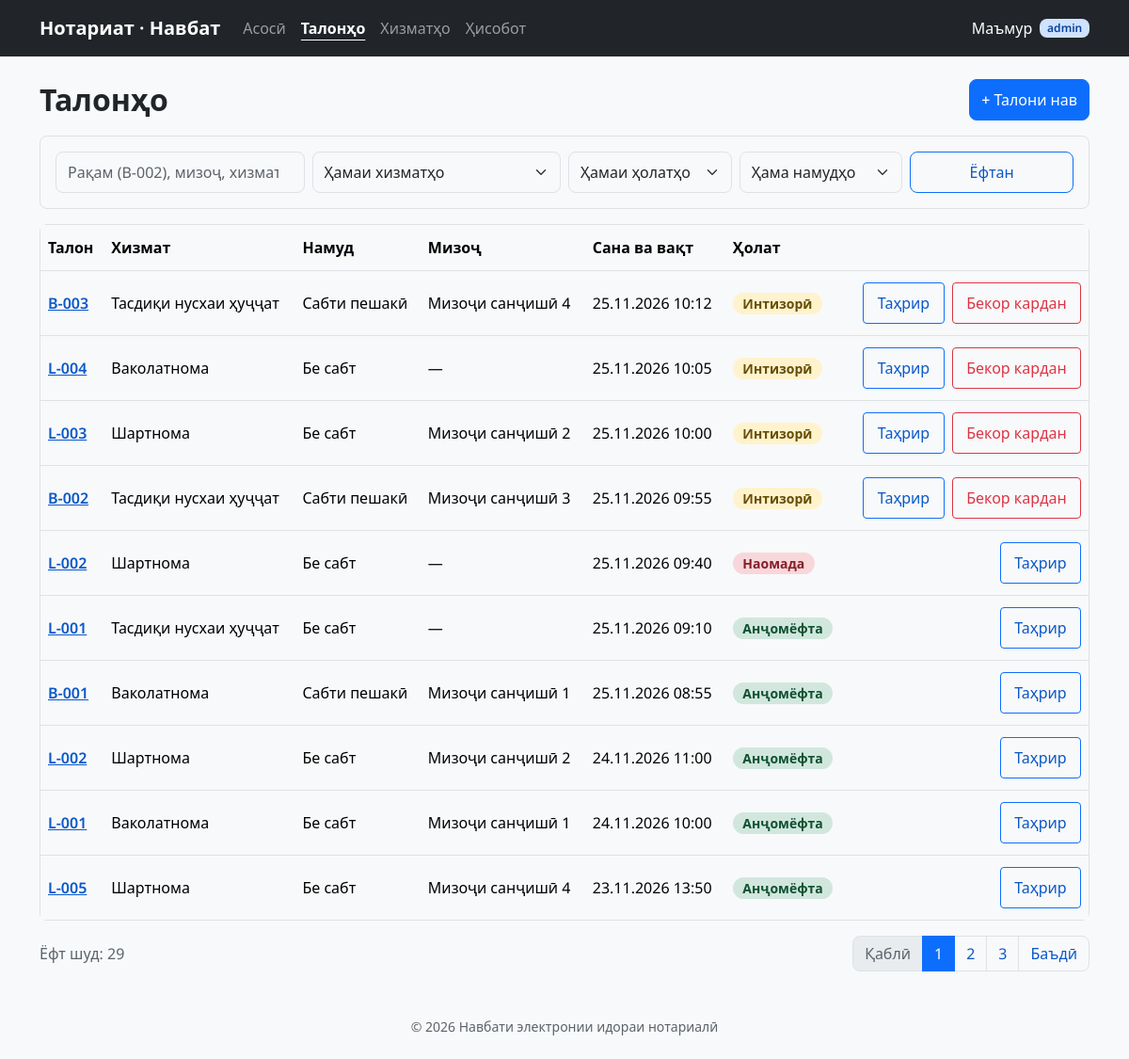
Page /tickets on the committed database.
### tables this page shows
CREATE TABLE tickets (
  id             INT AUTO_INCREMENT PRIMARY KEY,
  appointment_id INT NULL,
  client_id      INT NULL,
  service_id     INT NOT NULL,
  notary_id      INT NULL,
  ticket_date    DATE NOT NULL,
  ticket_no      INT  NOT NULL,
  ticket_type    ENUM('booked','live') NOT NULL,
  status         ENUM('waiting','called','in_service','done','no_show','cancelled')
                 NOT NULL DEFAULT 'waiting',
  created_at     DATETIME NOT NULL DEFAULT CURRENT_TIMESTAMP,
  called_at      DATETIME NULL,
  started_at     DATETIME NULL,
  finished_at    DATETIME NULL,
  UNIQUE KEY uq_ticket_number (ticket_date, ticket_type, ticket_no),
  UNIQUE KEY uq_ticket_appointment (appointment_id),
  KEY idx_tickets_date_status (ticket_date, status),    
  CONSTRAINT fk_ticket_appt    FOREIGN KEY (appointment_id) REFERENCES appointments(id),
  CONSTRAINT fk_ticket_client  FOREIGN KEY (client_id)      REFERENCES users(id),
  CONSTRAINT fk_ticket_service FOREIGN KEY (service_id)     REFERENCES services(id),
  CONSTRAINT fk_ticket_notary  FOREIGN KEY (notary_id)      REFERENCES users(id)
);

CREATE TABLE services (
  id           INT AUTO_INCREMENT PRIMARY KEY,
  name         VARCHAR(150) NOT NULL,
  duration_min INT NOT NULL DEFAULT 20,
  is_active    TINYINT(1) NOT NULL DEFAULT 1,
  CHECK (duration_min > 0)
);

CREATE TABLE users (
  id            INT AUTO_INCREMENT PRIMARY KEY,
  full_name     VARCHAR(120) NOT NULL,
  phone         VARCHAR(20)  NOT NULL,
  password_hash VARCHAR(255) NOT NULL,                  
  role          ENUM('client','notary','admin') NOT NULL DEFAULT 'client',
  is_active     TINYINT(1)   NOT NULL DEFAULT 1,
  failed_logins TINYINT UNSIGNED NOT NULL DEFAULT 0,    
  locked_until  DATETIME     NULL,                      
  created_at    DATETIME     NOT NULL DEFAULT CURRENT_TIMESTAMP,
  UNIQUE KEY uq_users_phone (phone)
);

### src/Core/View.php (called while the page is built, shortened)
<?php
final class View
{
    public function e(mixed $value): string
    {
        return htmlspecialchars((string) $value, ENT_QUOTES | ENT_SUBSTITUTE, 'UTF-8');
    }
    public function render(string $template, array $data = [], bool $withLayout = true): string
    {
        $content = $this->capture($template, $data);
        return $this->capture('layout', $data + ['content' => $content]);
    }
    public function partial(string $template, array $data = []): string
    {
        return $this->capture('partials/' . $template, $data);
    }
    private function capture(string $template, array $data): string
    {
        extract($data, EXTR_SKIP);
        try {
            require $this->dir . '/' . $template . '.php';
        } catch (Throwable $e) {
            ob_end_clean();
            throw $e;
        }
        return (string) ob_get_clean();
    }
}

### src/Controllers/TicketController.php (called while the page is built, shortened)
<?php
final class TicketController extends Controller
{
    private TicketRepository $tickets;
    private ServiceRepository $services;
    public function __construct()
    {
        $this->tickets  = new TicketRepository();
        $this->services = new ServiceRepository();
    }
    public function index(): void
    {
        $filters = $this->filtersFromQuery($_GET);
        $page = (int) ($_GET['page'] ?? 1);
        $result = $this->tickets->paginate($filters, $page);
        $this->render('tickets/index', [
            'title'    => 'Талонҳо',
            'active'   => 'tickets',
            'result'   => $result,
            'filters'  => $filters,
            'services' => $this->services->all(),
            'msg'      => (string) ($_GET['msg'] ?? ''),
        ]);
    }
    private function filtersFromQuery(array $query): array
    {
        $filters = ['q' => trim((string) ($query['q'] ?? ''))];
        $sid = (int) ($query['service_id'] ?? 0);
        $filters['service_id'] = in_array($sid, $this->services->ids(), true) ? $sid : '';
        $st = (string) ($query['status'] ?? '');
        $filters['status'] = isset(Format::STATUSES[$st]) ? $st : '';
        $ty = (string) ($query['ticket_type'] ?? '');
        $filters['ticket_type'] = isset(Format::TYPES[$ty]) ? $ty : '';
        return $filters;
    }
}

### public/index.php (called while the page is built, shortened)
<?php
spl_autoload_register(function (string $class): void {
    foreach (['Core', 'Repositories', 'Controllers'] as $dir) {
        $file = BASE_PATH . "/src/{$dir}/{$class}.php";
        if (is_file($file)) {
            return;
        }
    }
});
$router = new Router();
$router->get('/',                       [DashboardController::class, 'index']);
$router->get('/tickets',                [TicketController::class, 'index']);
$router->get('/tickets/create',         [TicketController::class, 'create']);
$router->post('/tickets/create',        [TicketController::class, 'store']);
$router->get('/tickets/{id}',           [TicketController::class, 'show']);
$router->get('/tickets/{id}/edit',      [TicketController::class, 'edit']);
$router->post('/tickets/{id}/edit',     [TicketController::class, 'update']);
$router->post('/tickets/{id}/cancel',   [TicketController::class, 'cancel']);
$router->post('/tickets/{id}/delete',   [TicketController::class, 'delete']);
$router->get('/services',               [ServiceController::class, 'index']);
$router->post('/services/create',       [ServiceController::class, 'store']);
$router->post('/services/{id}/delete',  [ServiceController::class, 'delete']);
$router->get('/reports/queue',          [ReportController::class, 'queue']);
$router->get('/api/tickets',            [TicketController::class, 'apiList']);
$method = $_SERVER['REQUEST_METHOD'] ?? 'GET';
$path = rawurldecode((string) parse_url($_SERVER['REQUEST_URI'] ?? '/', PHP_URL_PATH));
$found = $router->match($method, $path);
[[$class, $action], $params] = $found;
(new $class())->$action(...array_values($params));

### src/Core/Database.php (called while the page is built, shortened)
<?php
final class Database
{
    private static ?PDO $pdo = null;
    private static array $config = [];
    public static function configure(array $config): void
    {
        self::$config = $config;
        self::$pdo = null;
    }
    public static function connection(): PDO
    {
        if (self::$pdo === null) {
            $c = self::$config;
            $options = [
                PDO::ATTR_ERRMODE            => PDO::ERRMODE_EXCEPTION,
                PDO::ATTR_DEFAULT_FETCH_MODE => PDO::FETCH_ASSOC,
                PDO::ATTR_EMULATE_PREPARES   => false,
            ];
            if (($c['driver'] ?? 'mysql') === 'sqlite') {
                self::$pdo = new PDO('sqlite:' . $c['path'], null, null, $options);
                self::$pdo->exec('PRAGMA foreign_keys = ON');
            } else {
                $dsn = sprintf('mysql:host=%s;port=%d;dbname=%s;charset=utf8mb4', $c['host'], $c['port'], $c['name']);
                self::$pdo = new PDO($dsn, $c['user'], $c['pass'], $options);
            }
        }
        return self::$pdo;
    }
}

### src/Repositories/ServiceRepository.php (called while the page is built, shortened)
<?php
final class ServiceRepository
{
    private PDO $db;
    public function __construct(?PDO $db = null)
    {
        $this->db = $db ?? Database::connection();
    }
    public function ids(): array
    {
        return array_map('intval', $this->db->query('SELECT id FROM services')->fetchAll(PDO::FETCH_COLUMN));
    }
}

### src/Repositories/TicketRepository.php (called while the page is built, shortened)
<?php
final class TicketRepository
{
    private PDO $db;
    public function __construct(?PDO $db = null)
    {
        $this->db = $db ?? Database::connection();
    }
    private function buildWhere(array $filters): array
    {
        $conditions = [];
        $params = [];
        $q = trim((string) ($filters['q'] ?? ''));
        $where = $conditions ? 'WHERE ' . implode(' AND ', $conditions) : '';
        return [$where, $params];
    }
    public function paginate(array $filters, int $page, int $perPage = self::PER_PAGE): array
    {
        [$where, $params] = $this->buildWhere($filters);
        $stmt = $this->db->prepare('SELECT COUNT(*) ' . self::FROM . " {$where}");
        $stmt->execute($params);
        $total = (int) $stmt->fetchColumn();
        $pages = max(1, (int) ceil($total / $perPage));
        $page = min(max(1, $page), $pages);
        $sql = self::SELECT . self::FROM . " {$where} ORDER BY t.ticket_date DESC, t.created_at DESC, t.id DESC LIMIT :limit OFFSET :offset";
        $stmt = $this->db->prepare($sql);
        $stmt->bindValue(':limit', $perPage, PDO::PARAM_INT);
        $stmt->bindValue(':offset', ($page - 1) * $perPage, PDO::PARAM_INT);
        $stmt->execute();
        return ['items' => $stmt->fetchAll(), 'total' => $total, 'page' => $page, 'pages' => $pages];
    }
}

### src/Core/Format.php (called while the page is built, shortened)
<?php
final class Format
{
    public static function label(string $type, int|string $no): string
    {
        return ($type === 'booked' ? 'B' : 'L') . '-' . str_pad((string) $no, 3, '0', STR_PAD_LEFT);
    }
    public static function status(string $status): string { return self::STATUSES[$status] ?? $status; }
    public static function type(string $type): string     { return self::TYPES[$type] ?? $type; }
    public static function time(?string $dt): string      { return $dt ? substr($dt, 11, 5) : '—'; }
    public static function date(?string $d): string
    {
        [$y, $m, $day] = explode('-', substr($d, 0, 10));
        return "{$day}.{$m}.{$y}";
    }
}

### views/tickets/index.php (the view, shortened to what this page needs)
<div class="d-flex flex-wrap align-items-center gap-2 mb-3">
  <h1 class="me-auto mb-0">Талонҳо</h1>
  <a class="btn btn-primary" href="/tickets/create">+ Талони нав</a>
</div>
<form class="card card-body mb-3" method="get" action="/tickets" role="search">
  <div class="row g-2">
    <div class="col-12 col-md-3">
      <input class="form-control" type="search" id="ticket-search" name="q" value="<?= $this->e($filters['q']) ?>"
             placeholder="Рақам (B-002), мизоҷ, хизмат…" autocomplete="off">
    </div>
    <div class="col-6 col-md-3">
      <select class="form-select" id="service_id" name="service_id">
        <option value="">Ҳамаи хизматҳо</option>
      </select>
    </div>
    <div class="col-6 col-md-2">
      <select class="form-select" id="status" name="status">
        <option value="">Ҳамаи ҳолатҳо</option>
      </select>
    </div>
    <div class="col-6 col-md-2">
      <select class="form-select" id="ticket_type" name="ticket_type">
        <option value="">Ҳама намудҳо</option>
      </select>
    </div>
    <div class="col-6 col-md-2 d-grid"><button class="btn btn-outline-primary" type="submit">Ёфтан</button></div>
  </div>
</form>
<div class="card">
  <div class="table-responsive">
    <table class="table table-hover align-middle table-cards mb-0">
      <thead>
        <tr><th scope="col">Талон</th><th scope="col">Хизмат</th><th scope="col">Намуд</th><th scope="col">Мизоҷ</th><th scope="col">Сана ва вақт</th><th scope="col">Ҳолат</th><th scope="col"><span class="visually-hidden">Амалҳо</span></th></tr>
      </thead>
      <tbody id="tickets-tbody" data-ticket-url="/tickets/{id}">
<?php if (!$result['items']): ?>
        <tr><td colspan="7" class="text-center text-muted py-4">Талонҳо ёфт нашуданд. Ҷустуҷӯро тағйир диҳед.</td></tr>
<?php endif; foreach ($result['items'] as $t): $label = Format::label($t['ticket_type'], $t['ticket_no']); ?>
        <tr>
          <td data-label="Талон"><a class="fw-semibold" href="/tickets/<?= (int) $t['id'] ?>"><?= $this->e($label) ?></a></td>
          <td data-label="Хизмат"><?= $this->e($t['service_name']) ?></td>
          <td data-label="Намуд"><?= $this->e(Format::type($t['ticket_type'])) ?></td>
          <td data-label="Мизоҷ"><?= $this->e($t['client_name'] ?? '—') ?></td>
          <td data-label="Сана ва вақт"><?= $this->e(Format::date($t['ticket_date'])) ?> <?= $this->e(Format::time($t['created_at'])) ?></td>
          <td data-label="Ҳолат"><span class="badge status status-<?= $this->e($t['status']) ?>"><?= $this->e(Format::status($t['status'])) ?></span></td>
          <td class="text-end cell-actions">
            <a class="btn btn-sm btn-outline-primary" href="/tickets/<?= (int) $t['id'] ?>/edit">Таҳрир<span class="visually-hidden"> талони <?= $this->e($label) ?></span></a>
<?php if ($t['status'] === 'waiting'): ?>
            <button type="button" class="btn btn-sm btn-outline-danger ms-1" data-cancel-url="/tickets/<?= (int) $t['id'] ?>/cancel" data-ticket-label="<?= $this->e($label) ?>" data-confirm-action="Бекор кардан">Бекор кардан</button>
<?php endif; ?>
          </td>
        </tr>
<?php endforeach; ?>
      </tbody>
    </table>
  </div>
</div>
<div class="d-flex flex-wrap justify-content-between align-items-center gap-2 mt-3">
  <p class="mb-0 text-muted">Ёфт шуд: <?= (int) $result['total'] ?></p>
  <?= $this->partial('pagination', ['result' => $result, 'filters' => $filters, 'base' => '/tickets']) ?>
</div>

### public/assets/css/app.css (style rules this page uses)
:root { --nq-primary: #0D6EFD; --nq-primary-dark: #0A58CA; --nq-primary-light: #CFE2FF; --nq-bg: #F8F9FA; --nq-border: #DEE2E6; --nq-text: #212529; --nq-muted: #5C636A; --nq-dark: #212529; --nq-success-dark: #0F5132; --nq-warning-dark: #664D03; --nq-danger-dark: #842029; --nq-info-dark: #055160; --nq-radius: 8px; --bs-body-font-family: "Noto Sans", system-ui, "Segoe UI", Roboto, Arial, sans-serif; --bs-body-font-size: 1rem; --bs-body-color: var(--nq-text); --bs-body-bg: var(--nq-bg); --bs-border-color: var(--nq-border); --bs-border-radius: var(--nq-radius); --bs-link-color: var(--nq-primary-dark); --bs-link-color-rgb: 10, 88, 202; --bs-primary: var(--nq-primary); --bs-primary-rgb: 13, 110, 253; --bs-secondary-color: var(--nq-muted); }
h1 { font-size: 2rem; font-weight: 700; line-height: 1.25; }
.text-muted, .text-secondary { color: var(--nq-muted) !important; }
.btn { min-height: 44px; display: inline-flex; align-items: center; justify-content: center; font-weight: 500; }
.btn-sm { min-height: 44px; padding-inline: .9rem; font-size: 1rem; }
.btn-primary { --bs-btn-bg: var(--nq-primary); --bs-btn-border-color: var(--nq-primary); --bs-btn-hover-bg: var(--nq-primary-dark); --bs-btn-hover-border-color: var(--nq-primary-dark); }
.btn-outline-primary { --bs-btn-color: var(--nq-primary-dark); --bs-btn-border-color: var(--nq-primary); --bs-btn-hover-bg: var(--nq-primary); --bs-btn-hover-color: #fff; }
.form-control, .form-select { min-height: 44px; }
.card { border-color: var(--nq-border); border-radius: var(--nq-radius); }
.table > :not(caption) > * > * { padding-block: .75rem; }
.badge.status { font-weight: 600; font-size: .875rem; border-radius: 999px; padding: .35em .75em; }
.status-waiting { background: #FFF3CD; color: var(--nq-warning-dark); }
.status-done { background: #D1E7DD; color: var(--nq-success-dark); }
.status-no_show { background: #F8D7DA; color: var(--nq-danger-dark); }

### rows in the picture
tickets: $this->e($label) "B-003", service.name "Тасдиқи нусхаи ҳуҷҷат", ticket_type "Сабти пешакӣ", client.full_name "Мизоҷи санҷишӣ 4", ticket_date "25.11.2026", created_at "10:12", status "Интизорӣ"
tickets: $this->e($label) "L-004", service.name "Ваколатнома", ticket_type "Бе сабт", e "—", ticket_date "25.11.2026", created_at "10:05", status "Интизорӣ"
tickets: $this->e($label) "L-003", service.name "Шартнома", ticket_type "Бе сабт", client.full_name "Мизоҷи санҷишӣ 2", ticket_date "25.11.2026", created_at "10:00", status "Интизорӣ"
tickets: $this->e($label) "B-002", service.name "Тасдиқи нусхаи ҳуҷҷат", ticket_type "Сабти пешакӣ", client.full_name "Мизоҷи санҷишӣ 3", ticket_date "25.11.2026", created_at "09:55", status "Интизорӣ"
tickets: $this->e($label) "L-002", service.name "Шартнома", ticket_type "Бе сабт", e "—", ticket_date "25.11.2026", created_at "09:40", status "Наомада"
tickets: $this->e($label) "L-001", service.name "Тасдиқи нусхаи ҳуҷҷат", ticket_type "Бе сабт", e "—", ticket_date "25.11.2026", created_at "09:10", status "Анҷомёфта"
tickets: $this->e($label) "B-001", service.name "Ваколатнома", ticket_type "Сабти пешакӣ", client.full_name "Мизоҷи санҷишӣ 1", ticket_date "25.11.2026", created_at "08:55", status "Анҷомёфта"
tickets: $this->e($label) "L-002", service.name "Шартнома", ticket_type "Бе сабт", client.full_name "Мизоҷи санҷишӣ 2", ticket_date "24.11.2026", created_at "11:00", status "Анҷомёфта"
tickets: $this->e($label) "L-001", service.name "Ваколатнома", ticket_type "Бе сабт", client.full_name "Мизоҷи санҷишӣ 1", ticket_date "24.11.2026", created_at "10:00", status "Анҷомёфта"
tickets: $this->e($label) "L-005", service.name "Шартнома", ticket_type "Бе сабт", client.full_name "Мизоҷи санҷишӣ 4", ticket_date "23.11.2026", created_at "13:50", status "Анҷомёфта"

### other values in the picture
$label "Асосӣ"
$label "Талонҳо"
$label "Хизматҳо"
$label "Ҳисобот"
$result['total'] "29"
